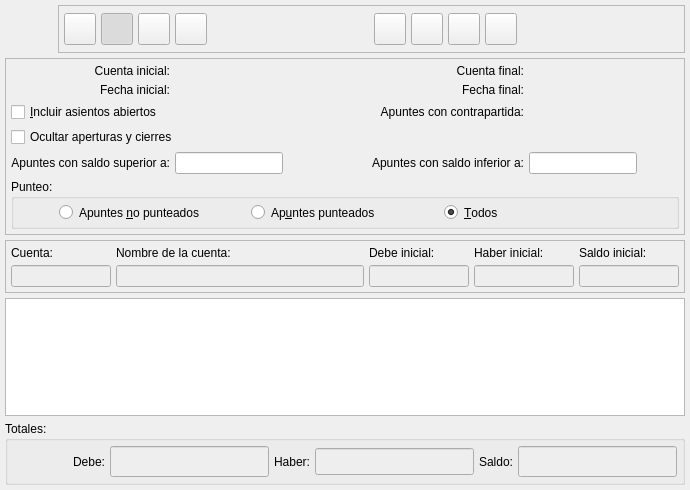
<ui version="4.0" >
 <class>BcExtractoBase</class>
 <widget class="QWidget" name="BcExtractoBase" >
  <property name="geometry" >
   <rect>
    <x>0</x>
    <y>0</y>
    <width>690</width>
    <height>490</height>
   </rect>
  </property>
  <property name="windowTitle" >
   <string>Extracto de Cuentas</string>
  </property>
  <property name="windowIcon" >
   <iconset resource="../../bulmages.qrc" >
    <normaloff>:/Images/bank-statement.svg</normaloff>:/Images/bank-statement.svg</iconset>
  </property>
  <layout class="QGridLayout" >
   <property name="margin" >
    <number>5</number>
   </property>
   <property name="spacing" >
    <number>5</number>
   </property>
   <item row="3" column="0" >
    <widget class="BcExtractoSubForm" name="mui_list" >
     <property name="sizePolicy" >
      <sizepolicy vsizetype="Expanding" hsizetype="Expanding" >
       <horstretch>0</horstretch>
       <verstretch>0</verstretch>
      </sizepolicy>
     </property>
    </widget>
   </item>
   <item row="2" column="0" >
    <widget class="QFrame" name="frame_2" >
     <property name="frameShape" >
      <enum>QFrame::StyledPanel</enum>
     </property>
     <property name="frameShadow" >
      <enum>QFrame::Raised</enum>
     </property>
     <layout class="QGridLayout" >
      <property name="margin" >
       <number>5</number>
      </property>
      <property name="spacing" >
       <number>5</number>
      </property>
      <item row="0" column="4" >
       <widget class="QLabel" name="TextLabel2_4" >
        <property name="text" >
         <string>Saldo inicial:</string>
        </property>
       </widget>
      </item>
      <item row="0" column="0" >
       <widget class="QLabel" name="TextLabel1_3" >
        <property name="text" >
         <string>Cuenta:</string>
        </property>
       </widget>
      </item>
      <item row="0" column="3" >
       <widget class="QLabel" name="TextLabel2_3" >
        <property name="text" >
         <string>Haber inicial:</string>
        </property>
       </widget>
      </item>
      <item row="0" column="2" >
       <widget class="QLabel" name="TextLabel2_2" >
        <property name="text" >
         <string>Debe inicial:</string>
        </property>
       </widget>
      </item>
      <item row="1" column="3" >
       <widget class="QLineEdit" name="inicialhaber" >
        <property name="enabled" >
         <bool>true</bool>
        </property>
        <property name="maximumSize" >
         <size>
          <width>100</width>
          <height>32767</height>
         </size>
        </property>
        <property name="palette" >
         <palette>
          <active>
           <colorrole role="Base" >
            <brush brushstyle="SolidPattern" >
             <color alpha="255" >
              <red>238</red>
              <green>238</green>
              <blue>238</blue>
             </color>
            </brush>
           </colorrole>
          </active>
          <inactive>
           <colorrole role="Base" >
            <brush brushstyle="SolidPattern" >
             <color alpha="255" >
              <red>238</red>
              <green>238</green>
              <blue>238</blue>
             </color>
            </brush>
           </colorrole>
          </inactive>
          <disabled>
           <colorrole role="Base" >
            <brush brushstyle="SolidPattern" >
             <color alpha="255" >
              <red>255</red>
              <green>255</green>
              <blue>255</blue>
             </color>
            </brush>
           </colorrole>
          </disabled>
         </palette>
        </property>
        <property name="readOnly" >
         <bool>true</bool>
        </property>
       </widget>
      </item>
      <item row="0" column="1" >
       <widget class="QLabel" name="TextLabel2_2_2" >
        <property name="sizePolicy" >
         <sizepolicy vsizetype="Preferred" hsizetype="Expanding" >
          <horstretch>0</horstretch>
          <verstretch>0</verstretch>
         </sizepolicy>
        </property>
        <property name="text" >
         <string>Nombre de la cuenta:</string>
        </property>
       </widget>
      </item>
      <item row="1" column="2" >
       <widget class="QLineEdit" name="inicialdebe" >
        <property name="enabled" >
         <bool>true</bool>
        </property>
        <property name="sizePolicy" >
         <sizepolicy vsizetype="Fixed" hsizetype="Maximum" >
          <horstretch>0</horstretch>
          <verstretch>0</verstretch>
         </sizepolicy>
        </property>
        <property name="maximumSize" >
         <size>
          <width>100</width>
          <height>32767</height>
         </size>
        </property>
        <property name="palette" >
         <palette>
          <active>
           <colorrole role="Base" >
            <brush brushstyle="SolidPattern" >
             <color alpha="255" >
              <red>238</red>
              <green>238</green>
              <blue>238</blue>
             </color>
            </brush>
           </colorrole>
          </active>
          <inactive>
           <colorrole role="Base" >
            <brush brushstyle="SolidPattern" >
             <color alpha="255" >
              <red>238</red>
              <green>238</green>
              <blue>238</blue>
             </color>
            </brush>
           </colorrole>
          </inactive>
          <disabled>
           <colorrole role="Base" >
            <brush brushstyle="SolidPattern" >
             <color alpha="255" >
              <red>255</red>
              <green>255</green>
              <blue>255</blue>
             </color>
            </brush>
           </colorrole>
          </disabled>
         </palette>
        </property>
        <property name="readOnly" >
         <bool>true</bool>
        </property>
       </widget>
      </item>
      <item row="1" column="0" >
       <widget class="QLineEdit" name="codigocuenta" >
        <property name="enabled" >
         <bool>true</bool>
        </property>
        <property name="sizePolicy" >
         <sizepolicy vsizetype="Fixed" hsizetype="Maximum" >
          <horstretch>0</horstretch>
          <verstretch>0</verstretch>
         </sizepolicy>
        </property>
        <property name="maximumSize" >
         <size>
          <width>100</width>
          <height>32767</height>
         </size>
        </property>
        <property name="palette" >
         <palette>
          <active>
           <colorrole role="Base" >
            <brush brushstyle="SolidPattern" >
             <color alpha="255" >
              <red>238</red>
              <green>238</green>
              <blue>238</blue>
             </color>
            </brush>
           </colorrole>
          </active>
          <inactive>
           <colorrole role="Base" >
            <brush brushstyle="SolidPattern" >
             <color alpha="255" >
              <red>238</red>
              <green>238</green>
              <blue>238</blue>
             </color>
            </brush>
           </colorrole>
          </inactive>
          <disabled>
           <colorrole role="Base" >
            <brush brushstyle="SolidPattern" >
             <color alpha="255" >
              <red>255</red>
              <green>255</green>
              <blue>255</blue>
             </color>
            </brush>
           </colorrole>
          </disabled>
         </palette>
        </property>
        <property name="readOnly" >
         <bool>true</bool>
        </property>
       </widget>
      </item>
      <item row="1" column="1" >
       <widget class="QLineEdit" name="nombrecuenta" >
        <property name="enabled" >
         <bool>true</bool>
        </property>
        <property name="sizePolicy" >
         <sizepolicy vsizetype="Fixed" hsizetype="Maximum" >
          <horstretch>0</horstretch>
          <verstretch>0</verstretch>
         </sizepolicy>
        </property>
        <property name="maximumSize" >
         <size>
          <width>700</width>
          <height>32767</height>
         </size>
        </property>
        <property name="palette" >
         <palette>
          <active>
           <colorrole role="Base" >
            <brush brushstyle="SolidPattern" >
             <color alpha="255" >
              <red>238</red>
              <green>238</green>
              <blue>238</blue>
             </color>
            </brush>
           </colorrole>
          </active>
          <inactive>
           <colorrole role="Base" >
            <brush brushstyle="SolidPattern" >
             <color alpha="255" >
              <red>238</red>
              <green>238</green>
              <blue>238</blue>
             </color>
            </brush>
           </colorrole>
          </inactive>
          <disabled>
           <colorrole role="Base" >
            <brush brushstyle="SolidPattern" >
             <color alpha="255" >
              <red>255</red>
              <green>255</green>
              <blue>255</blue>
             </color>
            </brush>
           </colorrole>
          </disabled>
         </palette>
        </property>
        <property name="readOnly" >
         <bool>true</bool>
        </property>
       </widget>
      </item>
      <item row="1" column="4" >
       <widget class="QLineEdit" name="inicialsaldo" >
        <property name="enabled" >
         <bool>true</bool>
        </property>
        <property name="maximumSize" >
         <size>
          <width>100</width>
          <height>32767</height>
         </size>
        </property>
        <property name="palette" >
         <palette>
          <active>
           <colorrole role="Base" >
            <brush brushstyle="SolidPattern" >
             <color alpha="255" >
              <red>238</red>
              <green>238</green>
              <blue>238</blue>
             </color>
            </brush>
           </colorrole>
          </active>
          <inactive>
           <colorrole role="Base" >
            <brush brushstyle="SolidPattern" >
             <color alpha="255" >
              <red>238</red>
              <green>238</green>
              <blue>238</blue>
             </color>
            </brush>
           </colorrole>
          </inactive>
          <disabled>
           <colorrole role="Base" >
            <brush brushstyle="SolidPattern" >
             <color alpha="255" >
              <red>255</red>
              <green>255</green>
              <blue>255</blue>
             </color>
            </brush>
           </colorrole>
          </disabled>
         </palette>
        </property>
        <property name="readOnly" >
         <bool>true</bool>
        </property>
       </widget>
      </item>
     </layout>
    </widget>
   </item>
   <item row="1" column="0" >
    <widget class="QFrame" name="frame" >
     <property name="frameShape" >
      <enum>QFrame::StyledPanel</enum>
     </property>
     <property name="frameShadow" >
      <enum>QFrame::Raised</enum>
     </property>
     <layout class="QGridLayout" >
      <property name="margin" >
       <number>5</number>
      </property>
      <property name="spacing" >
       <number>5</number>
      </property>
      <item row="4" column="4" >
       <widget class="QLineEdit" name="mui_saldoinf" >
        <property name="sizePolicy" >
         <sizepolicy vsizetype="Fixed" hsizetype="Fixed" >
          <horstretch>0</horstretch>
          <verstretch>0</verstretch>
         </sizepolicy>
        </property>
       </widget>
      </item>
      <item row="4" column="0" >
       <widget class="QLabel" name="textLabel1_3" >
        <property name="text" >
         <string>Apuntes con saldo superior a:</string>
        </property>
        <property name="alignment" >
         <set>Qt::AlignRight|Qt::AlignTrailing|Qt::AlignVCenter</set>
        </property>
       </widget>
      </item>
      <item row="4" column="1" >
       <widget class="QLineEdit" name="mui_saldosup" >
        <property name="sizePolicy" >
         <sizepolicy vsizetype="Fixed" hsizetype="Fixed" >
          <horstretch>0</horstretch>
          <verstretch>0</verstretch>
         </sizepolicy>
        </property>
       </widget>
      </item>
      <item row="4" column="2" colspan="2" >
       <widget class="QLabel" name="textLabel1_3_2" >
        <property name="text" >
         <string>Apuntes con saldo inferior a:</string>
        </property>
        <property name="alignment" >
         <set>Qt::AlignRight|Qt::AlignTrailing|Qt::AlignVCenter</set>
        </property>
       </widget>
      </item>
      <item row="2" column="0" colspan="2" >
       <widget class="QCheckBox" name="mui_asAbiertos" >
        <property name="text" >
         <string>&amp;Incluir asientos abiertos</string>
        </property>
       </widget>
      </item>
      <item row="2" column="2" colspan="2" >
       <widget class="QLabel" name="textLabel1_3_2_2" >
        <property name="text" >
         <string>Apuntes con contrapartida:</string>
        </property>
        <property name="alignment" >
         <set>Qt::AlignRight|Qt::AlignTrailing|Qt::AlignVCenter</set>
        </property>
       </widget>
      </item>
      <item row="2" column="4" >
       <widget class="BcBuscarCuenta" native="1" name="mui_codigocontrapartida" />
      </item>
      <item row="1" column="0" >
       <widget class="QLabel" name="textLabel1" >
        <property name="text" >
         <string>Fecha inicial:</string>
        </property>
        <property name="alignment" >
         <set>Qt::AlignRight|Qt::AlignTrailing|Qt::AlignVCenter</set>
        </property>
       </widget>
      </item>
      <item row="1" column="1" colspan="2" >
       <widget class="BlDateSearch" native="1" name="m_fechainicial1" >
        <property name="minimumSize" >
         <size>
          <width>150</width>
          <height>0</height>
         </size>
        </property>
       </widget>
      </item>
      <item row="0" column="1" colspan="2" >
       <widget class="BcBuscarCuenta" native="1" name="m_codigoinicial" >
        <property name="minimumSize" >
         <size>
          <width>150</width>
          <height>0</height>
         </size>
        </property>
       </widget>
      </item>
      <item row="1" column="3" >
       <widget class="QLabel" name="textLabel1_2" >
        <property name="text" >
         <string>Fecha final:</string>
        </property>
        <property name="alignment" >
         <set>Qt::AlignRight|Qt::AlignTrailing|Qt::AlignVCenter</set>
        </property>
       </widget>
      </item>
      <item row="1" column="4" >
       <widget class="BlDateSearch" native="1" name="m_fechafinal1" >
        <property name="minimumSize" >
         <size>
          <width>150</width>
          <height>0</height>
         </size>
        </property>
       </widget>
      </item>
      <item row="0" column="0" >
       <widget class="QLabel" name="TextLabel1" >
        <property name="text" >
         <string>Cuenta inicial:</string>
        </property>
        <property name="alignment" >
         <set>Qt::AlignRight|Qt::AlignTrailing|Qt::AlignVCenter</set>
        </property>
       </widget>
      </item>
      <item row="0" column="3" >
       <widget class="QLabel" name="TextLabel1_2_2" >
        <property name="text" >
         <string>Cuenta final:</string>
        </property>
        <property name="alignment" >
         <set>Qt::AlignRight|Qt::AlignTrailing|Qt::AlignVCenter</set>
        </property>
       </widget>
      </item>
      <item row="0" column="4" >
       <widget class="BcBuscarCuenta" native="1" name="m_codigofinal" >
        <property name="minimumSize" >
         <size>
          <width>150</width>
          <height>0</height>
         </size>
        </property>
       </widget>
      </item>
      <item row="5" column="0" colspan="5" >
       <widget class="QGroupBox" name="buttonGroup1" >
        <property name="minimumSize" >
         <size>
          <width>0</width>
          <height>50</height>
         </size>
        </property>
        <property name="title" >
         <string>Punteo:</string>
        </property>
        <layout class="QGridLayout" >
         <property name="margin" >
          <number>5</number>
         </property>
         <property name="spacing" >
          <number>5</number>
         </property>
         <item row="0" column="4" >
          <spacer>
           <property name="orientation" >
            <enum>Qt::Horizontal</enum>
           </property>
           <property name="sizeType" >
            <enum>QSizePolicy::Preferred</enum>
           </property>
           <property name="sizeHint" stdset="0" >
            <size>
             <width>40</width>
             <height>20</height>
            </size>
           </property>
          </spacer>
         </item>
         <item row="0" column="0" >
          <spacer>
           <property name="orientation" >
            <enum>Qt::Horizontal</enum>
           </property>
           <property name="sizeType" >
            <enum>QSizePolicy::Preferred</enum>
           </property>
           <property name="sizeHint" stdset="0" >
            <size>
             <width>40</width>
             <height>20</height>
            </size>
           </property>
          </spacer>
         </item>
         <item row="0" column="1" >
          <widget class="QRadioButton" name="mui_punteonopunteado" >
           <property name="sizePolicy" >
            <sizepolicy vsizetype="Fixed" hsizetype="Expanding" >
             <horstretch>0</horstretch>
             <verstretch>0</verstretch>
            </sizepolicy>
           </property>
           <property name="text" >
            <string>Apuntes &amp;no punteados</string>
           </property>
          </widget>
         </item>
         <item row="0" column="2" >
          <widget class="QRadioButton" name="mui_punteopunteado" >
           <property name="sizePolicy" >
            <sizepolicy vsizetype="Fixed" hsizetype="Expanding" >
             <horstretch>0</horstretch>
             <verstretch>0</verstretch>
            </sizepolicy>
           </property>
           <property name="text" >
            <string>Ap&amp;untes punteados</string>
           </property>
          </widget>
         </item>
         <item row="0" column="3" >
          <widget class="QRadioButton" name="mui_punteotodos" >
           <property name="sizePolicy" >
            <sizepolicy vsizetype="Fixed" hsizetype="Expanding" >
             <horstretch>0</horstretch>
             <verstretch>0</verstretch>
            </sizepolicy>
           </property>
           <property name="text" >
            <string>&amp;Todos</string>
           </property>
           <property name="checked" >
            <bool>true</bool>
           </property>
          </widget>
         </item>
        </layout>
       </widget>
      </item>
      <item row="3" column="0" colspan="2" >
       <widget class="QCheckBox" name="mui_apcierre" >
        <property name="text" >
         <string>Ocultar aperturas y cierres</string>
        </property>
       </widget>
      </item>
     </layout>
    </widget>
   </item>
   <item row="0" column="0" >
    <layout class="QHBoxLayout" >
     <property name="spacing" >
      <number>5</number>
     </property>
     <property name="margin" >
      <number>0</number>
     </property>
     <item>
      <widget class="QLabel" name="pixmapLabel1" >
       <property name="sizePolicy" >
        <sizepolicy vsizetype="Fixed" hsizetype="Fixed" >
         <horstretch>0</horstretch>
         <verstretch>0</verstretch>
        </sizepolicy>
       </property>
       <property name="minimumSize" >
        <size>
         <width>48</width>
         <height>48</height>
        </size>
       </property>
       <property name="maximumSize" >
        <size>
         <width>48</width>
         <height>48</height>
        </size>
       </property>
       <property name="pixmap" >
        <pixmap resource="../../bulmages.qrc" >:/Images/bank-statement.svg</pixmap>
       </property>
       <property name="scaledContents" >
        <bool>true</bool>
       </property>
      </widget>
     </item>
     <item>
      <widget class="QFrame" name="frame_3" >
       <property name="frameShape" >
        <enum>QFrame::StyledPanel</enum>
       </property>
       <property name="frameShadow" >
        <enum>QFrame::Raised</enum>
       </property>
       <layout class="QHBoxLayout" >
        <property name="spacing" >
         <number>5</number>
        </property>
        <property name="margin" >
         <number>5</number>
        </property>
        <item>
         <widget class="QToolButton" name="mui_imprimir" >
          <property name="minimumSize" >
           <size>
            <width>32</width>
            <height>32</height>
           </size>
          </property>
          <property name="maximumSize" >
           <size>
            <width>32</width>
            <height>32</height>
           </size>
          </property>
          <property name="toolTip" >
           <string>Imprimir</string>
          </property>
          <property name="whatsThis" >
           <string>Imprimir</string>
          </property>
          <property name="text" >
           <string/>
          </property>
          <property name="icon" >
           <iconset resource="../../bulmages.qrc" >
            <normaloff>:/Images/document-print.svg</normaloff>:/Images/document-print.svg</iconset>
          </property>
          <property name="iconSize" >
           <size>
            <width>32</width>
            <height>32</height>
           </size>
          </property>
         </widget>
        </item>
        <item>
         <widget class="QToolButton" name="mui_filtrar" >
          <property name="minimumSize" >
           <size>
            <width>32</width>
            <height>32</height>
           </size>
          </property>
          <property name="maximumSize" >
           <size>
            <width>32</width>
            <height>32</height>
           </size>
          </property>
          <property name="toolTip" >
           <string>Mostrar/Oculatar filtro</string>
          </property>
          <property name="whatsThis" >
           <string>Mostrar/Oculatar filtro</string>
          </property>
          <property name="text" >
           <string/>
          </property>
          <property name="icon" >
           <iconset resource="../../bulmages.qrc" >
            <normaloff>:/Images/edit-find.svg</normaloff>:/Images/edit-find.svg</iconset>
          </property>
          <property name="iconSize" >
           <size>
            <width>32</width>
            <height>32</height>
           </size>
          </property>
          <property name="checkable" >
           <bool>true</bool>
          </property>
          <property name="checked" >
           <bool>true</bool>
          </property>
         </widget>
        </item>
        <item>
         <widget class="QToolButton" name="mui_configurar" >
          <property name="minimumSize" >
           <size>
            <width>32</width>
            <height>32</height>
           </size>
          </property>
          <property name="maximumSize" >
           <size>
            <width>32</width>
            <height>32</height>
           </size>
          </property>
          <property name="toolTip" >
           <string>Configurar</string>
          </property>
          <property name="whatsThis" >
           <string>Configurar</string>
          </property>
          <property name="text" >
           <string/>
          </property>
          <property name="icon" >
           <iconset resource="../../bulmages.qrc" >
            <normaloff>:/Images/document-properties.svg</normaloff>:/Images/document-properties.svg</iconset>
          </property>
          <property name="iconSize" >
           <size>
            <width>32</width>
            <height>32</height>
           </size>
          </property>
          <property name="checkable" >
           <bool>false</bool>
          </property>
          <property name="checked" >
           <bool>false</bool>
          </property>
         </widget>
        </item>
        <item>
         <widget class="QToolButton" name="mui_actualizar" >
          <property name="minimumSize" >
           <size>
            <width>32</width>
            <height>32</height>
           </size>
          </property>
          <property name="maximumSize" >
           <size>
            <width>32</width>
            <height>32</height>
           </size>
          </property>
          <property name="toolTip" >
           <string>Actualizar</string>
          </property>
          <property name="whatsThis" >
           <string>Actualizar</string>
          </property>
          <property name="text" >
           <string/>
          </property>
          <property name="icon" >
           <iconset resource="../../bulmages.qrc" >
            <normaloff>:/Images/view-refresh.svg</normaloff>:/Images/view-refresh.svg</iconset>
          </property>
          <property name="iconSize" >
           <size>
            <width>32</width>
            <height>32</height>
           </size>
          </property>
          <property name="checkable" >
           <bool>false</bool>
          </property>
          <property name="checked" >
           <bool>false</bool>
          </property>
         </widget>
        </item>
        <item>
         <spacer>
          <property name="orientation" >
           <enum>Qt::Horizontal</enum>
          </property>
          <property name="sizeType" >
           <enum>QSizePolicy::Expanding</enum>
          </property>
          <property name="sizeHint" stdset="0" >
           <size>
            <width>121</width>
            <height>26</height>
           </size>
          </property>
         </spacer>
        </item>
        <item>
         <widget class="QToolButton" name="mui_casacion" >
          <property name="minimumSize" >
           <size>
            <width>32</width>
            <height>32</height>
           </size>
          </property>
          <property name="maximumSize" >
           <size>
            <width>32</width>
            <height>32</height>
           </size>
          </property>
          <property name="toolTip" >
           <string>Casacion</string>
          </property>
          <property name="whatsThis" >
           <string>Casacion</string>
          </property>
          <property name="text" >
           <string/>
          </property>
          <property name="icon" >
           <iconset resource="../../bulmages.qrc" >
            <normaloff>:/BulmaCont32x32/images/png/i_casacion.xpm</normaloff>:/BulmaCont32x32/images/png/i_casacion.xpm</iconset>
          </property>
          <property name="iconSize" >
           <size>
            <width>32</width>
            <height>32</height>
           </size>
          </property>
         </widget>
        </item>
        <item>
         <widget class="QToolButton" name="mui_guardarpunteo" >
          <property name="minimumSize" >
           <size>
            <width>32</width>
            <height>32</height>
           </size>
          </property>
          <property name="maximumSize" >
           <size>
            <width>32</width>
            <height>32</height>
           </size>
          </property>
          <property name="toolTip" >
           <string>Guardar punteo</string>
          </property>
          <property name="whatsThis" >
           <string>Guardar punteo</string>
          </property>
          <property name="text" >
           <string/>
          </property>
          <property name="icon" >
           <iconset resource="../../bulmages.qrc" >
            <normaloff>:/Images/edit-save.svg</normaloff>:/Images/edit-save.svg</iconset>
          </property>
          <property name="iconSize" >
           <size>
            <width>32</width>
            <height>32</height>
           </size>
          </property>
         </widget>
        </item>
        <item>
         <widget class="QToolButton" name="mui_cargarpunteos" >
          <property name="minimumSize" >
           <size>
            <width>32</width>
            <height>32</height>
           </size>
          </property>
          <property name="maximumSize" >
           <size>
            <width>32</width>
            <height>32</height>
           </size>
          </property>
          <property name="toolTip" >
           <string>Cargar punteo</string>
          </property>
          <property name="whatsThis" >
           <string>Cargar punteo</string>
          </property>
          <property name="text" >
           <string/>
          </property>
          <property name="icon" >
           <iconset resource="../../bulmages.qrc" >
            <normaloff>:/Images/document-open.svg</normaloff>:/Images/document-open.svg</iconset>
          </property>
          <property name="iconSize" >
           <size>
            <width>32</width>
            <height>32</height>
           </size>
          </property>
         </widget>
        </item>
        <item>
         <widget class="QToolButton" name="mui_borrapunteo" >
          <property name="minimumSize" >
           <size>
            <width>32</width>
            <height>32</height>
           </size>
          </property>
          <property name="maximumSize" >
           <size>
            <width>32</width>
            <height>32</height>
           </size>
          </property>
          <property name="toolTip" >
           <string>Borrar punteo</string>
          </property>
          <property name="whatsThis" >
           <string>Borrar punteo</string>
          </property>
          <property name="text" >
           <string/>
          </property>
          <property name="icon" >
           <iconset>
            <normaloff>:Images/edit-delete.svg</normaloff>:Images/edit-delete.svg</iconset>
          </property>
          <property name="iconSize" >
           <size>
            <width>32</width>
            <height>32</height>
           </size>
          </property>
         </widget>
        </item>
        <item>
         <spacer>
          <property name="orientation" >
           <enum>Qt::Horizontal</enum>
          </property>
          <property name="sizeHint" stdset="0" >
           <size>
            <width>40</width>
            <height>20</height>
           </size>
          </property>
         </spacer>
        </item>
       </layout>
      </widget>
     </item>
    </layout>
   </item>
   <item row="4" column="0" >
    <widget class="QGroupBox" name="groupBox" >
     <property name="title" >
      <string>Totales:</string>
     </property>
     <layout class="QGridLayout" >
      <property name="margin" >
       <number>5</number>
      </property>
      <property name="spacing" >
       <number>5</number>
      </property>
      <item row="0" column="1" >
       <widget class="QLabel" name="TextLabel2" >
        <property name="frameShape" >
         <enum>QFrame::NoFrame</enum>
        </property>
        <property name="frameShadow" >
         <enum>QFrame::Plain</enum>
        </property>
        <property name="text" >
         <string>Debe:</string>
        </property>
       </widget>
      </item>
      <item row="0" column="3" >
       <widget class="QLabel" name="TextLabel2_5" >
        <property name="frameShape" >
         <enum>QFrame::NoFrame</enum>
        </property>
        <property name="frameShadow" >
         <enum>QFrame::Plain</enum>
        </property>
        <property name="text" >
         <string>Haber:</string>
        </property>
       </widget>
      </item>
      <item row="0" column="4" >
       <widget class="QLineEdit" name="totalhaber" >
        <property name="enabled" >
         <bool>true</bool>
        </property>
        <property name="palette" >
         <palette>
          <active>
           <colorrole role="Base" >
            <brush brushstyle="SolidPattern" >
             <color alpha="255" >
              <red>238</red>
              <green>238</green>
              <blue>238</blue>
             </color>
            </brush>
           </colorrole>
          </active>
          <inactive>
           <colorrole role="Base" >
            <brush brushstyle="SolidPattern" >
             <color alpha="255" >
              <red>238</red>
              <green>238</green>
              <blue>238</blue>
             </color>
            </brush>
           </colorrole>
          </inactive>
          <disabled>
           <colorrole role="Base" >
            <brush brushstyle="SolidPattern" >
             <color alpha="255" >
              <red>255</red>
              <green>255</green>
              <blue>255</blue>
             </color>
            </brush>
           </colorrole>
          </disabled>
         </palette>
        </property>
        <property name="font" >
         <font>
          <pointsize>12</pointsize>
          <weight>75</weight>
          <bold>true</bold>
         </font>
        </property>
        <property name="alignment" >
         <set>Qt::AlignRight</set>
        </property>
        <property name="readOnly" >
         <bool>true</bool>
        </property>
       </widget>
      </item>
      <item row="0" column="5" >
       <widget class="QLabel" name="TextLabel2_6" >
        <property name="frameShape" >
         <enum>QFrame::NoFrame</enum>
        </property>
        <property name="frameShadow" >
         <enum>QFrame::Plain</enum>
        </property>
        <property name="text" >
         <string>Saldo:</string>
        </property>
       </widget>
      </item>
      <item row="0" column="2" >
       <widget class="QLineEdit" name="totaldebe" >
        <property name="enabled" >
         <bool>true</bool>
        </property>
        <property name="palette" >
         <palette>
          <active>
           <colorrole role="Base" >
            <brush brushstyle="SolidPattern" >
             <color alpha="255" >
              <red>238</red>
              <green>238</green>
              <blue>238</blue>
             </color>
            </brush>
           </colorrole>
          </active>
          <inactive>
           <colorrole role="Base" >
            <brush brushstyle="SolidPattern" >
             <color alpha="255" >
              <red>238</red>
              <green>238</green>
              <blue>238</blue>
             </color>
            </brush>
           </colorrole>
          </inactive>
          <disabled>
           <colorrole role="Base" >
            <brush brushstyle="SolidPattern" >
             <color alpha="255" >
              <red>255</red>
              <green>255</green>
              <blue>255</blue>
             </color>
            </brush>
           </colorrole>
          </disabled>
         </palette>
        </property>
        <property name="font" >
         <font>
          <family>Sans Serif</family>
          <pointsize>12</pointsize>
          <weight>75</weight>
          <italic>false</italic>
          <bold>true</bold>
          <underline>false</underline>
          <strikeout>false</strikeout>
         </font>
        </property>
        <property name="alignment" >
         <set>Qt::AlignRight</set>
        </property>
        <property name="readOnly" >
         <bool>true</bool>
        </property>
       </widget>
      </item>
      <item row="0" column="6" >
       <widget class="QLineEdit" name="totalsaldo" >
        <property name="enabled" >
         <bool>true</bool>
        </property>
        <property name="palette" >
         <palette>
          <active>
           <colorrole role="Base" >
            <brush brushstyle="SolidPattern" >
             <color alpha="255" >
              <red>238</red>
              <green>238</green>
              <blue>238</blue>
             </color>
            </brush>
           </colorrole>
          </active>
          <inactive>
           <colorrole role="Base" >
            <brush brushstyle="SolidPattern" >
             <color alpha="255" >
              <red>238</red>
              <green>238</green>
              <blue>238</blue>
             </color>
            </brush>
           </colorrole>
          </inactive>
          <disabled>
           <colorrole role="Base" >
            <brush brushstyle="SolidPattern" >
             <color alpha="255" >
              <red>255</red>
              <green>255</green>
              <blue>255</blue>
             </color>
            </brush>
           </colorrole>
          </disabled>
         </palette>
        </property>
        <property name="font" >
         <font>
          <family>Sans Serif</family>
          <pointsize>12</pointsize>
          <weight>75</weight>
          <italic>false</italic>
          <bold>true</bold>
          <underline>false</underline>
          <strikeout>false</strikeout>
         </font>
        </property>
        <property name="alignment" >
         <set>Qt::AlignRight</set>
        </property>
        <property name="readOnly" >
         <bool>true</bool>
        </property>
       </widget>
      </item>
      <item row="0" column="0" >
       <spacer>
        <property name="orientation" >
         <enum>Qt::Horizontal</enum>
        </property>
        <property name="sizeHint" stdset="0" >
         <size>
          <width>40</width>
          <height>20</height>
         </size>
        </property>
       </spacer>
      </item>
     </layout>
    </widget>
   </item>
  </layout>
 </widget>
 <layoutdefault spacing="2" margin="5" />
 <customwidgets>
  <customwidget>
   <class>BlDateSearch</class>
   <extends>QWidget</extends>
   <header>../../bulmalib/src/bldatesearch.h</header>
  </customwidget>
  <customwidget>
   <class>BcBuscarCuenta</class>
   <extends>QWidget</extends>
   <header>bcbuscarcuenta.h</header>
  </customwidget>
  <customwidget>
   <class>BcExtractoSubForm</class>
   <extends>QTableWidget</extends>
   <header>bcextractosubform.h</header>
  </customwidget>
 </customwidgets>
 <tabstops>
  <tabstop>codigocuenta</tabstop>
  <tabstop>nombrecuenta</tabstop>
  <tabstop>inicialhaber</tabstop>
  <tabstop>inicialdebe</tabstop>
  <tabstop>inicialsaldo</tabstop>
  <tabstop>totaldebe</tabstop>
  <tabstop>totalhaber</tabstop>
  <tabstop>totalsaldo</tabstop>
 </tabstops>
 <resources>
  <include location="../../bulmages.qrc" />
 </resources>
 <connections>
  <connection>
   <sender>mui_filtrar</sender>
   <signal>toggled(bool)</signal>
   <receiver>frame</receiver>
   <slot>setShown(bool)</slot>
   <hints>
    <hint type="sourcelabel" >
     <x>153</x>
     <y>44</y>
    </hint>
    <hint type="destinationlabel" >
     <x>224</x>
     <y>116</y>
    </hint>
   </hints>
  </connection>
 </connections>
</ui>
